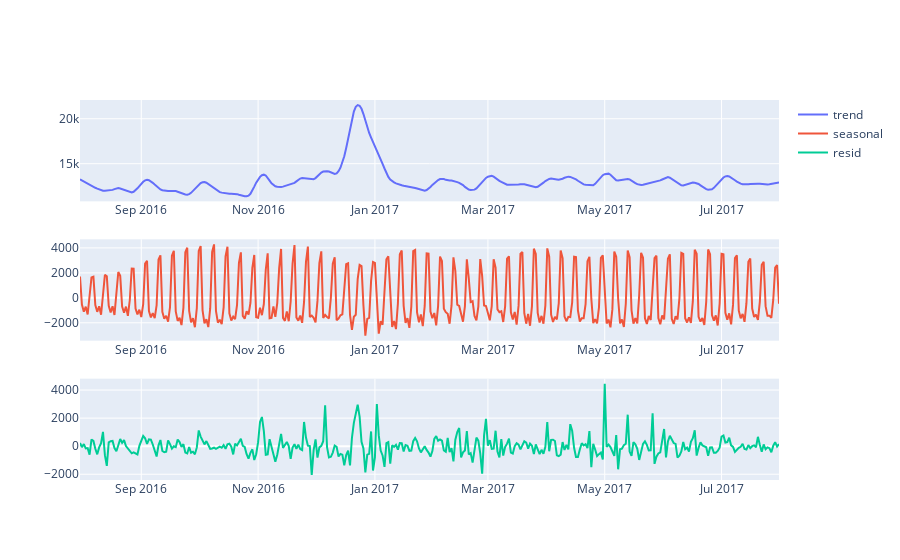

Notebook source saved alongside this figure:
### Code cell
p = 7
stl = STL(temp['transactions'], period=p).fit()
plot = make_subplots(3)

plot.add_trace(go.Scatter(x=temp['date'], y=stl.trend, mode='lines', name='trend'), row=1, col=1)
plot.add_trace(go.Scatter(x=temp['date'], y=stl.seasonal, mode='lines', name='seasonal'), row=2, col=1)
plot.add_trace(go.Scatter(x=temp['date'], y=stl.resid, mode='lines', name='resid'), row=3, col=1)

### Figure 1 — Plotly figure (JSON) as saved in the notebook; plotly's stock layout.template omitted (floating-point values rounded to 4 significant figures; data arrays with more than 128 entries replaced by an {"elided": "..."} marker saying what was removed)
{"data": [{"mode": "lines", "name": "trend", "type": "scatter", "x": {"elided": "366 str values"}, "xaxis": "x", "y": {"elided": "366 float values"}, "yaxis": "y"}, {"mode": "lines", "name": "seasonal", "type": "scatter", "x": {"elided": "366 str values"}, "xaxis": "x2", "y": {"elided": "366 float values"}, "yaxis": "y2"}, {"mode": "lines", "name": "resid", "type": "scatter", "x": {"elided": "366 str values"}, "xaxis": "x3", "y": {"elided": "366 float values"}, "yaxis": "y3"}], "layout": {"xaxis": {"anchor": "y", "domain": [0, 1]}, "xaxis2": {"anchor": "y2", "domain": [0, 1]}, "xaxis3": {"anchor": "y3", "domain": [0, 1]}, "yaxis": {"anchor": "x", "domain": [0.7333, 1]}, "yaxis2": {"anchor": "x2", "domain": [0.3667, 0.6333]}, "yaxis3": {"anchor": "x3", "domain": [0, 0.2667]}}}
